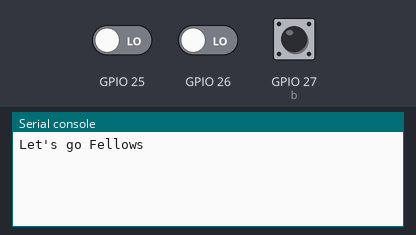
Bench run of a program on a simulated ESP32 board running MicroPython. Parts: the last lines printed to the serial console. The inputs (shaded band) are chosen by the test bench; at power-on: GPIO 27 (b) HIGH, GPIO 25 LOW, GPIO 26 LOW.

Above: at 1.2 s.
1.3 s: GPIO 27 (b) pulled LOW for 0.15 s
At 2.5 s:
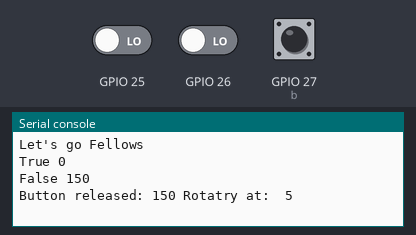
2.9 s: GPIO 27 (b) pulled LOW for 1 s
At 3.7 s:
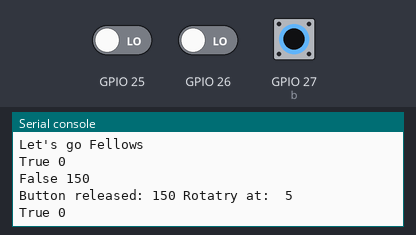

Measured:
- after the input at 1.3 s, the serial console: prints a new line at once (image 1)

The program:

example.py
```python
from switches import Rotary, Button
import time

def prt_val(pos,direction):
    print(pos, direction)

def prt_btn(value,duration): # value True = pressed (duration = 0), False = Released (duration of pressed)
    print(value,duration)

r=Rotary(26,25,range_mode=Rotary.RANGE_BOUNDED,min_value=-10,max_value=10)  # connect to clk/dt or s1/s2
r.setPosition(5)
val_old = r.value()
r.add_listener(prt_val)
b=Button(27)  # connect to sw or key for rotary push button or just any button
b.add_listener(prt_btn)

print("Let's go Fellows")
while True:
    val_new = b.wasReleased()
    if val_new:
        print("Button released:",val_new,"Rotatry at: ",r.value())
    time.sleep_ms(10) # same thread!! will block IRQ's
```

switches.py
```python
# (licence header left out)
# Rotary class based on: http://www.mathertel.de/Arduino/RotaryEncoderLibrary.aspx
# https://github.com/mathertel/RotaryEncoder
# and https://github.com/MikeTeachman/micropython-rotary
# Button class based on M5Stack extensions

import sys
import micropython
micropython.alloc_emergency_exception_buf(100)
from machine import Pin
from time import ticks_ms

class Button:

    def __init__(self, pin, dbtime=50,pull_up=True,lobo=False):
        if pull_up:
            if lobo:
                self._pin = Pin(pin,Pin.IN,trigger=Pin.IRQ_ANYEDGE,handler=self._irq_cb,pull=Pin.PULL_UP)
            else:
                self._pin = Pin(pin,Pin.IN,pull=Pin.PULL_UP)
                self._pin.irq(trigger=Pin.IRQ_FALLING | Pin.IRQ_RISING, handler=self._irq_cb)
        else:
            if lobo:
                self._pin = Pin(pin,Pin.IN,trigger=Pin.IRQ_ANYEDGE,handler=self._irq_cb)
            else:
                self._pin = Pin(pin,Pin.IN)
                self._pin.irq(trigger=Pin.IRQ_FALLING | Pin.IRQ_RISING, handler=self._irq_cb)
        self.pin_value = 1
        self._dbtime = dbtime
        self._timeshoot = 0
        self._lastState = False
        self.startTicks = 0
        self.duration = 0
        self._event = 0
        self.trigger = self._trigger #cannot call directly, would result in allocation
        self._listener = []

    #Interrupt routine, remember keep it short and no allocations!
    def _irq_cb(self, pin):
        if ticks_ms() - self._timeshoot > self._dbtime: # wait for debounce
            #self.pin_value = pin.irqvalue()
            self.pin_value = self._pin.value()
            self._timeshoot = ticks_ms() # New wait time start now
            # FALLING = button pressed
            if self.pin_value == 0:
                self._lastState = True
                self.startTicks = ticks_ms()
                self._event = 0x02  # EVENT_WAS_PRESSED
                self.duration = 0

        # RISING = button released
            elif self.pin_value == 1:
                if self._lastState == True: #if it was pressed...
                    self._lastState = False
                    self._event |= 0x04  # EVENT_WAS_RELEASED
                    self.duration = ticks_ms() - self.startTicks
            try:
                if len(self._listener) != 0:
                    micropython.schedule(self.trigger,self)
            except:
                pass

    def clear(self):
        self._event = 0

    def isPressed(self):
        return not self.pin_value()

    def wasPressed(self):
      if (self._event & 0x02) > 0: # Pressed?
        self._event -= 0x02 # Don't report again
        return True
      else:
        return False

    def wasReleased(self):
        if (self._event & 0x04 ) > 0: # EVENT_WAS_RELEASED
            self._event -= 0x04
            return self.duration
        else:
            return 0

    def add_listener(self, l):
        self._listener.append(l)

    def _trigger(self,_):
        for listener in self._listener:
            listener(not self.pin_value,self.duration)

class Rotary:

    RANGE_UNBOUNDED = const(1)
    RANGE_WRAP = const(2)
    RANGE_BOUNDED = const(3)

    def __init__(self, pin_x, pin_y, min_value=0, max_value=10, range_mode=RANGE_UNBOUNDED,lobo=False):
        self.min_value = min_value
        self.max_value = max_value
        self.range_mode = range_mode
        if lobo:
            self.pin_x = Pin(pin_x,Pin.IN,trigger=Pin.IRQ_ANYEDGE,handler=self._irq_cb)
            self.pin_y = Pin(pin_y,Pin.IN,trigger=Pin.IRQ_ANYEDGE,handler=self._irq_cb)
        else:
            self.pin_x = Pin(pin_x,Pin.IN)
            self.pin_x.irq(trigger=Pin.IRQ_FALLING | Pin.IRQ_RISING, handler=self._irq_cb)
            self.pin_y = Pin(pin_y,Pin.IN)
            self.pin_y.irq(trigger=Pin.IRQ_FALLING | Pin.IRQ_RISING, handler=self._irq_cb)
        self._listener = []
        self.trigger = self._trigger
        self._pos = 0
        self.old_pos = 0
        self.old_state = -1 # force a initial move
        self.position = 0
        self.direction = True # True is clockwise
        self.KNOBDIR = [0, -1, 1, 0,
                        1, 0, 0, -1,
                       -1, 0, 0, 1,
                        0, 1, -1, 0]

    #Interrupt routine, remember keep it short and no allocations!
    def _irq_cb(self,pin):
        x = self.pin_x.value()
        y = self.pin_y.value()
        new_state = x | (y << 1)
        if self.old_state != new_state:
            self.position += self.KNOBDIR[new_state | (self.old_state << 2)] # only valid seq/state cause changes
            self.old_state = new_state
            if new_state == 3: # latched again?
                self._pos = self.position >> 2 #shift back for external
                if self._pos != self.old_pos: # Did we change? If so remember and optional call back
                    self.direction = (self.old_pos < self._pos)

                    if self.range_mode == self.RANGE_WRAP:
                        range = self.max_value - self.min_value + 1
                        if self._pos < self.min_value:
                            self._pos += range * ((self.min_value - self._pos) // range + 1)
                        self._pos = self.min_value + (self._pos - self.min_value) % range
                    elif self.range_mode == self.RANGE_BOUNDED:
                        self._pos = min(self.max_value, max(self.min_value, self._pos))

                    self.setPosition(self._pos)
                    try:
                        if len(self._listener) != 0:
                            micropython.schedule(self.trigger,self)
                    except:
                        pass

    def _trigger(self,_):
        for listener in self._listener:
            listener(self._pos, self.direction)

    def add_listener(self, l):
        self._listener.append(l)

    def setPosition(self,value):
        if self.range_mode != self.RANGE_UNBOUNDED:
            if ((value < self.min_value) | (value > self.max_value)):
                raise IndexError()
        self.position = ((value << 2) | (self._pos & 3 ))
        self.old_pos = self._pos = value

    def value(self):
        return self._pos
```
